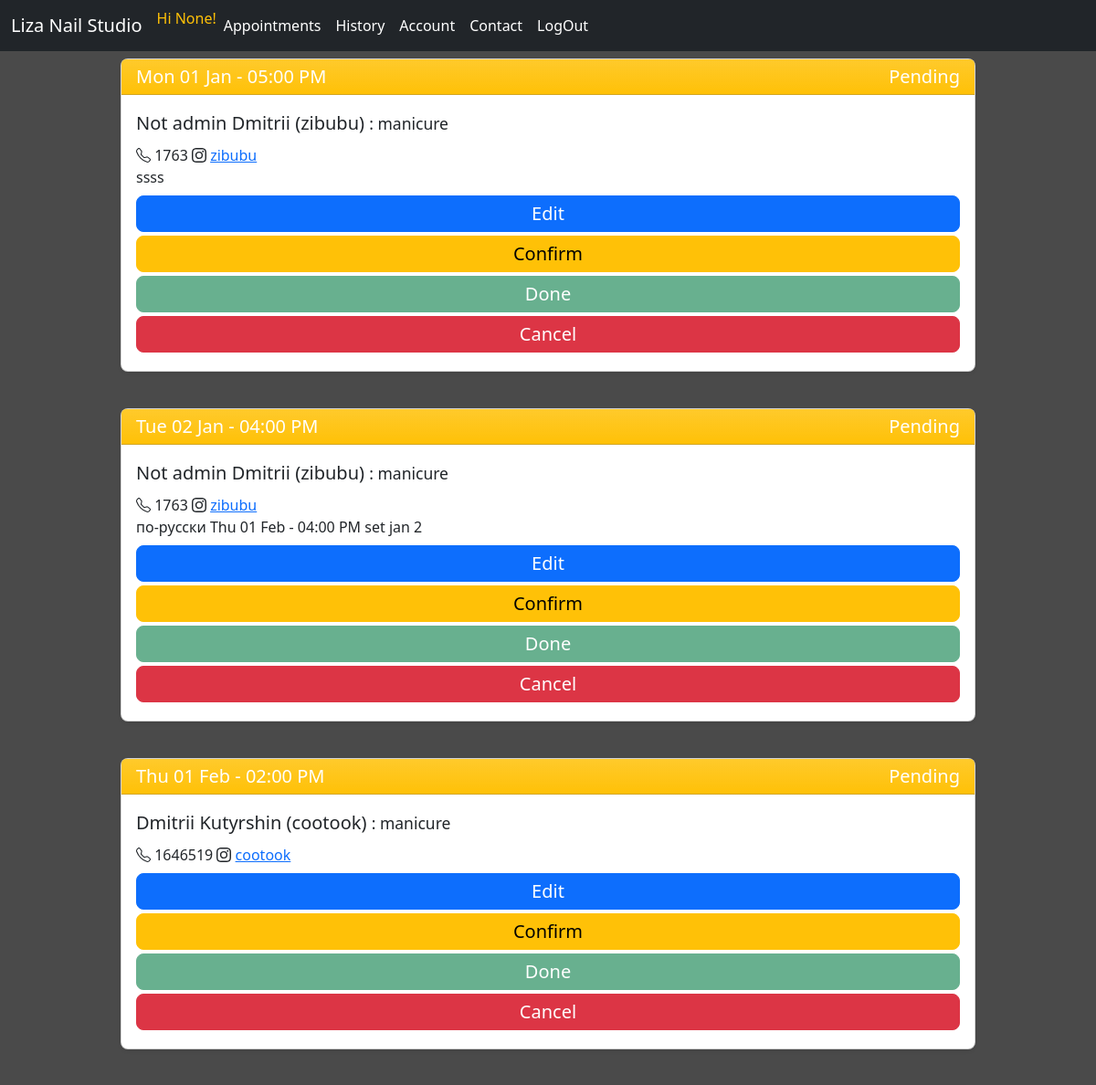
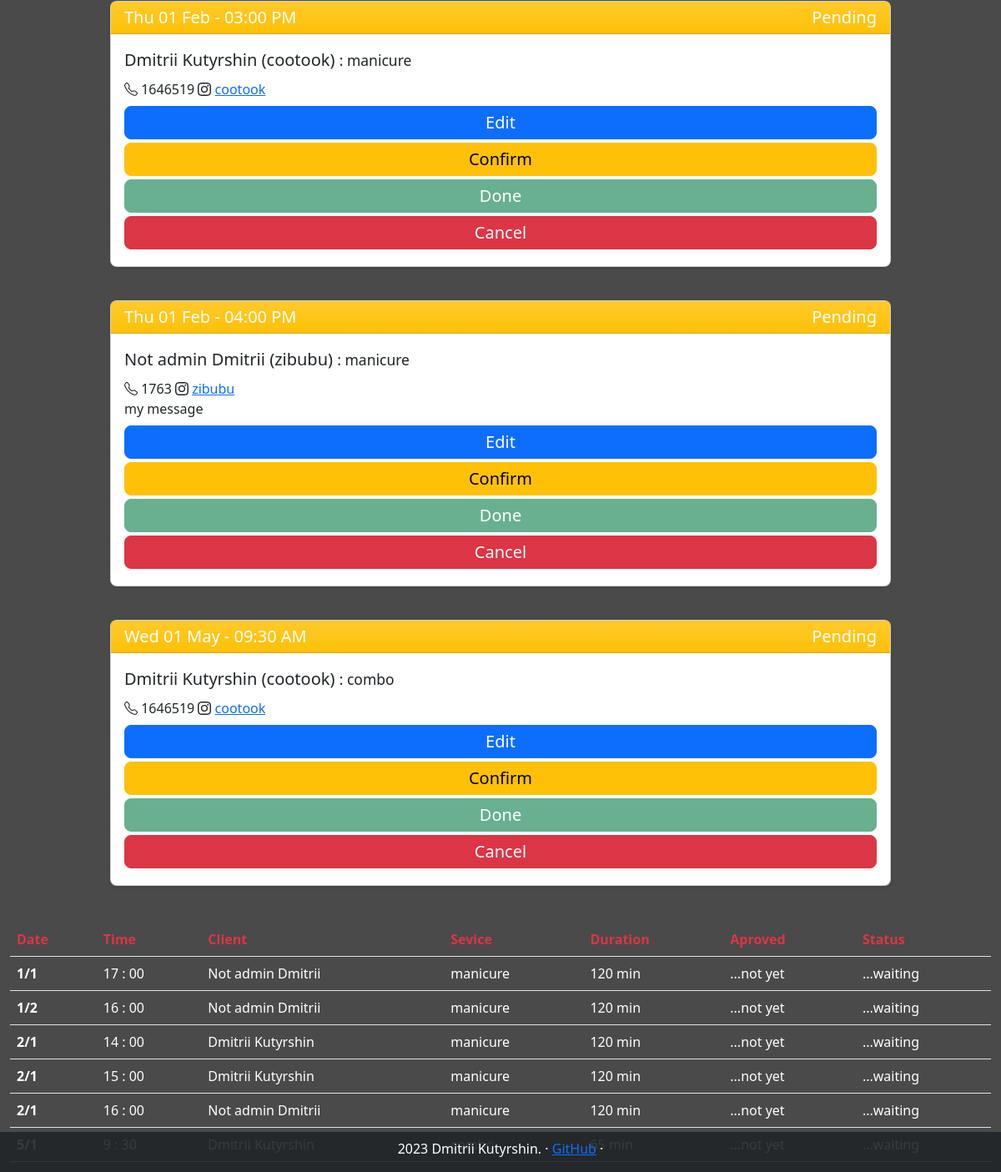
The page /all_appointments/ (signed in) on the database its author committed (2 pictures, top to bottom).
### tables this page shows
CREATE TABLE users (id INTEGER PRIMARY KEY, is_admin INT, is_clerck INT ,  name TEXT, email TEXT, lang TEXT, instagram TEXT, tel TEXT, is_subscribed_promo INT, avatar TEXT);

CREATE TABLE appointments (id INTEGER PRIMARY KEY, user_id INT, pedicure INT, manicure INT, message TEXT, slot_id INT, amount_time_min INT, slots_in TEXT, is_seen INT, is_aproved INT, is_canceled INT, FOREIGN KEY (slot_id) REFERENCES calendar(slot_id), FOREIGN KEY (user_id) REFERENCES users(id));

### studio_app/webapp.py (the view)
@app.route("/all_appointments/", methods=["GET"])
@login_required
@admin_only
def _all_appointments():
    return all_appointments.all_appointments()

### studio_app/helpers.py (called while the page is built)
def admin_only(f):
    @wraps(f)
    def decorated_function(*args, **kwargs):
        if session.get("is_admin")==0:
            return redirect("/")
        return f(*args, **kwargs)
    return decorated_function

def login_required(f):
    @wraps(f)
    def decorated_function(*args, **kwargs):
        if session.get("user_id") is None:
            return redirect("/signin")
        return f(*args, **kwargs)
    return decorated_function

### studio_app/webapp.py (called while the page is built)
@app.context_processor
def inject_navbar_items():
    return dict(navbar_menu=navbar_items)

@app.context_processor
def inject_navbar_items_not_loged_in():
    return dict(navbar_menu_not_loged_in=navbar_items_not_loged_in)

@app.context_processor
def inject_navbar_items_admin():
    return dict(navbar_items_admin=navbar_items_admin)

### studio_app/templates/all_appointments.html (shortened to what this page needs)
{% extends "layout.html" %}
{% block content %}
{% for appointment in user_appoint %}
<div class="container py-2 bg-transparent">
<div class="card mb-4 rounded-3 shadow-sm">
    <div class="card-header py-1
    {% if appointment[5]==1 %}
    bg-success
    {% else %}
    bg-warning
    {% endif %}
    bg-gradient" >
      <div class="fs-5 fw-normal row"><div class="col">{{appointment[16]}}</div><div class="col text-end">
        {% if appointment[5]==1 %}
        Confirmed
        {% else %}
        Pending
        {% endif %}
    </div></div>
    </div>
    <div class="card-body">
      <div class="card-title pricing-card-title text-dark fs-5 fw-normal ">{{appointment[0]}} ({{appointment[14]}}) <small class="text-dark fw-light">: {{appointment[2]}}</small></div>
      <div class="text-dark fw-normal">
        <span>
          {{appointment[15]}}
        </span>
           <a href="https://www.instagram.com/{{appointment[14]}}/" target="_blank">{{appointment[14]}}</a>
              </div>
      <div class="mb-2 text-dark fw-normal">
        {{appointment[13]}}
      </div>
      <button type="button" class="w-100 btn btn-lg btn-primary py-1 mb-1" data-toggle="modal" data-target="#editModal" data-booking_id="{{appointment[3]}}" data-id="{{appointment[17]}}" data-date="{{appointment[16]}}" data-service="{{appointment[2]}}" data-client="{{appointment[0]}} ({{appointment[14]}})" data-time="{{appointment[11]}}:{% if appointment[12]<10 %}0{% endif %}{{appointment[12]}}" data-date_picker_format="{{appointment[8]}}-{% if appointment[9]<10 %}0{{appointment[9]}}{% else %}{{appointment[9]}}{% endif %}-{{appointment[10]}}" data-duration="{{appointment[7]}}" data-message="{{appointment[13]}}">Edit</button>
      <button
      type="button" class="w-100 btn btn-lg btn-warning py-1 mb-1" data-toggle="modal" data-target="#confirmModal" data-booking_id="{{appointment[3]}}" data-id="{{appointment[17]}}" data-date="{{appointment[16]}}" data-service="{{service}}" data-client="{{appointment[0]}} ({{appointment[14]}})">Confirm</button>
      <button
      {% if appointment[5]==0 %}
      disabled
     {% endif %}
      type="button" class="w-100 btn btn-lg btn-success py-1 mb-1" data-toggle="modal" data-target="#doneModal" data-booking_id="{{appointment[3]}}" data-id="{{appointment[17]}}" data-date="{{appointment[16]}}" data-service="{{service}}" data-client="{{appointment[0]}} ({{appointment[14]}})">Done</button>
      <button type="button" class="w-100 btn btn-lg btn-danger py-1 mb-1" data-toggle="modal" data-target="#cancelModal" data-booking_id="{{appointment[3]}}" data-id="{{appointment[17]}}" data-date="{{appointment[16]}}" data-service="{{service}}" data-client="{{appointment[0]}} ({{appointment[14]}})">Cancel</button>
    </div>
  </div>
</div>
{% endfor %}
<table class="table">
    <thead>
      <tr class="text-danger">
        <th scope="col">Date</th>
        <th scope="col">Time</th>
        <th scope="col">Client</th>
        <th scope="col">Sevice</th>
        <th scope="col">Duration</th>
        <th scope="col">Aproved</th>
        <th scope="col">Status</th>
      </tr>
    </thead>
    <tbody class="text-white">
        {% for appointment in user_appoint %}
        <tr class="my-table-hover">
            <th scope="row">{{appointment[9]}}/{{appointment[10]}}</th>
            <td>{{appointment[11]}} :
                {% if appointment[12] == 0 %}
                00
                {% else %}
                {{appointment[12]}}
                {% endif %}
            </td>
            <td>{{appointment[0]}}</td>
            <td>{{appointment[2]}}</td>
            <td>{{appointment[7]}} min</td>
            <td>
                {% if appointment[5] == 0 %}
                    ...not yet
                {% else %}
                    Aproved
                {% endif %}
            </td>
            <td>
                    {% if appointment[4] == 1 %}
                        Done
                    {% elif appointment[6] == 1 %}
                        Canceled
                    {% else %}
                        ...waiting
                    {% endif %}
            </td>
          </tr>
        {% endfor %}
    </tbody>
  </table>
{% endblock %}

### studio_app/static/css/style.css (style rules this page uses)
body { font-weight: 100; color: rgba(255, 255, 255, 1); background: #4A4A4A; }
.table { width: 98%; margin: 1%; }

### studio_app/templates/layout.html (style rules this page uses)
.bi { vertical-align: -.125em; fill: currentColor; }

### studio_app/templates/all_appointments.html (style rules this page uses)
.container { max-width: 960px; }

### rows shown on the page
users: name "Not admin Dmitrii" "Not admin Dmitrii" "Not admin Dmitrii", instagram "zibubu" "zibubu" "zibubu", tel "1763" "1763" "1763", instagram "zibubu" "zibubu" "zibubu", name "Not admin Dmitrii" "Not admin Dmitrii" "Not admin Dmitrii"
appointments: message "ssss"
appointments: message "по-русски Thu 01 Feb - 04:00 PM set jan 2"
users: name "Dmitrii Kutyrshin" "Dmitrii Kutyrshin" "Dmitrii Kutyrshin", instagram "cootook" "cootook" "cootook", tel "1646519" "1646519" "1646519", instagram "cootook" "cootook" "cootook", name "Dmitrii Kutyrshin" "Dmitrii Kutyrshin"
appointments: message "my message"

### other values the page prints
{{ session.get("instagram") }} "None"
{{ navbar_item }} "Appointments" "History" "Account" "Contact" "LogOut"
{{ appointment[16] }} "Mon 01 Jan - 05:00 PM" "Tue 02 Jan - 04:00 PM" "Thu 01 Feb - 02:00 PM" "Thu 01 Feb - 03:00 PM" "Thu 01 Feb - 04:00 PM" "Wed 01 May - 09:30 AM"
{{ appointment[2] }} "manicure" "manicure" "manicure" "manicure" "manicure" "combo"
{{ appointment[9] }} "1" "1" "2" "2" "2"
{{ appointment[10] }} "1" "2" "1" "1" "1"
{{ appointment[11] }} "17" "16" "14" "15" "16"
{{ appointment[2] }} "manicure" "manicure" "manicure" "manicure" "manicure"
{{ appointment[7] }} "120" "120" "120" "120" "120"
